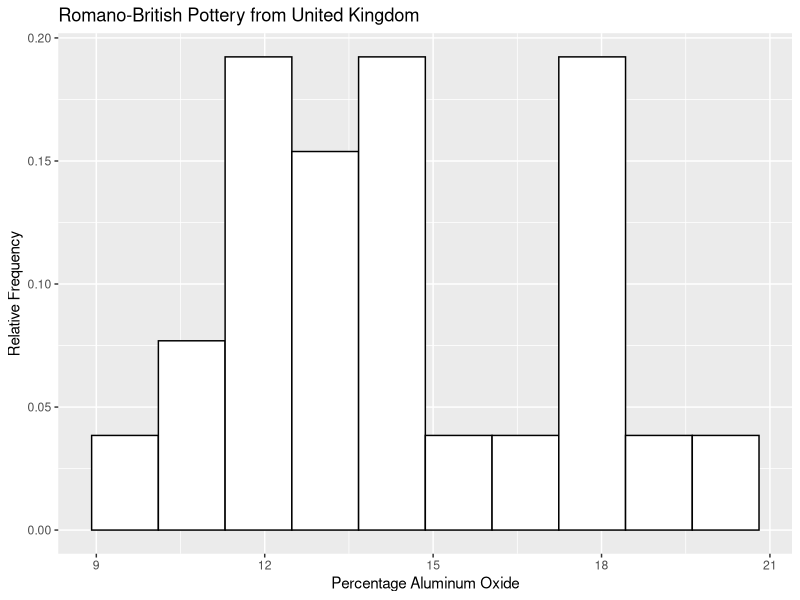

Recreate this plot in R.
# WMS Ex. 1.8 (a) - Relative frequency histogram representing
# the amount of aluminum oxide in 26 samples of Romano-British
# pottery found at four different kiln sites in the United Kingdom.

library(ggplot2)

# Import 26 samples.
al2o3 <- c(14.4, 13.8, 14.6, 11.5, 13.8, 10.9, 10.1,
           11.6, 11.1, 13.4, 12.4, 13.1, 12.7, 12.5,
           11.8, 11.6, 18.3, 15.8, 18.0, 18.0, 20.8,
           17.7, 18.3, 16.7, 14.8, 19.1)

# Create data frame
df <- data.frame(al2o3)

# Create histogram
ggplot(df, aes(x = al2o3)) +
  geom_histogram(aes(y = after_stat(count)/sum(after_stat(count))),
                 bins = 10, colour = "black", fill = "white") +
  labs(title = "Romano-British Pottery from United Kingdom",
       x = "Percentage Aluminum Oxide",
       y = "Relative Frequency")
